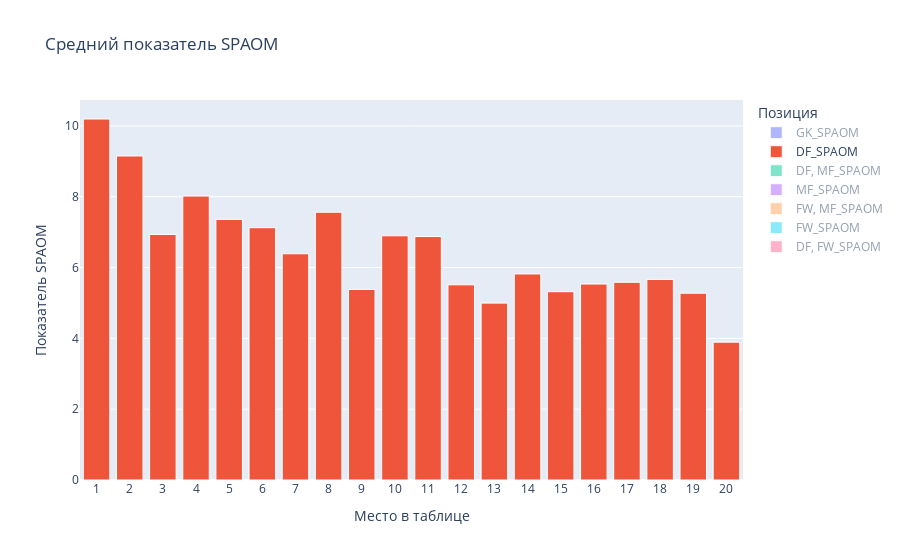

Notebook code for this chart:
### Code cell
custom_order = ['GK_SPAOM', 'DF_SPAOM', 'DF, MF_SPAOM', 'MF_SPAOM', 'FW, MF_SPAOM', 'FW_SPAOM', 'DF, FW_SPAOM']
position_cols = [col for col in custom_order if col in data_teams.columns]
agg_df_SPAOM = data_teams.groupby('Rank')[position_cols].mean().reset_index()
melted_df = pd.melt(
    agg_df_SPAOM, 
    id_vars='Rank', 
    value_vars=position_cols, 
    var_name='Position', 
    value_name='Percentage'
)
melted_df['Position'] = pd.Categorical(
    melted_df['Position'], 
    categories=custom_order, 
    ordered=True
)
melted_df = melted_df.sort_values(['Rank', 'Position'])
melted_df = melted_df.sort_values('Rank')
fig = px.bar(
    melted_df,
    x='Rank',
    y='Percentage',
    color='Position',
    title='Средний показатель SPAOM',
    labels={'Rank': 'Место', 'Percentage': 'Доля голов (%)'},
    category_orders={
        "Position": custom_order,
        "Rank": sorted(melted_df['Rank'].unique())
    },
    barmode='stack'
)
fig.update_xaxes(
    type='category',
    title_text='Место в таблице',
    categoryorder='array',
    categoryarray=sorted(melted_df['Rank'].unique())
)
fig.update_yaxes(title_text='Показатель SPAOM')
fig.update_traces(marker_line_width=1, marker_line_color='white')
fig.update_layout(
    legend_title='Позиция',
    legend_traceorder='normal',
    xaxis={'tickmode': 'linear'}
)

fig.show()

### Figure 1 — Plotly figure (JSON) as saved in the notebook; plotly's stock layout.template omitted (floating-point values rounded to 4 significant figures)
{"data": [{"alignmentgroup": "True", "hovertemplate": "Position=GK_SPAOM<br>Место=%{x}<br>Доля голов (%)=%{y}<extra></extra>", "legendgroup": "GK_SPAOM", "marker": {"color": "#636efa", "line": {"color": "white", "width": 1}, "pattern": {"shape": ""}}, "name": "GK_SPAOM", "offsetgroup": "GK_SPAOM", "orientation": "v", "showlegend": true, "textposition": "auto", "type": "bar", "visible": "legendonly", "x": [1, 2, 3, 4, 5, 6, 7, 8, 9, 10, 11, 12, 13, 14, 15, 16, 17, 18, 19, 20], "xaxis": "x", "y": [0.01596, 0.05482, 0.05437, 0.03401, 0.03082, 0.02313, 0.04238, 0.1803, 0.04458, 0.01765, 0.04714, 0.007134, 0.003333, 0.02334, 0.03987, 0.09927, 0.03098, 0.04711, 0.05714, 0.009804], "yaxis": "y"}, {"alignmentgroup": "True", "hovertemplate": "Position=DF_SPAOM<br>Место=%{x}<br>Доля голов (%)=%{y}<extra></extra>", "legendgroup": "DF_SPAOM", "marker": {"color": "#EF553B", "line": {"color": "white", "width": 1}, "pattern": {"shape": ""}}, "name": "DF_SPAOM", "offsetgroup": "DF_SPAOM", "orientation": "v", "showlegend": true, "textposition": "auto", "type": "bar", "visible": true, "x": [1, 2, 3, 4, 5, 6, 7, 8, 9, 10, 11, 12, 13, 14, 15, 16, 17, 18, 19, 20], "xaxis": "x", "y": [10.19, 9.151, 6.935, 8.019, 7.359, 7.125, 6.389, 7.562, 5.382, 6.897, 6.875, 5.512, 4.995, 5.82, 5.318, 5.534, 5.584, 5.665, 5.275, 3.893], "yaxis": "y"}, {"alignmentgroup": "True", "hovertemplate": "Position=DF, MF_SPAOM<br>Место=%{x}<br>Доля голов (%)=%{y}<extra></extra>", "legendgroup": "DF, MF_SPAOM", "marker": {"color": "#00cc96", "line": {"color": "white", "width": 1}, "pattern": {"shape": ""}}, "name": "DF, MF_SPAOM", "offsetgroup": "DF, MF_SPAOM", "orientation": "v", "showlegend": true, "textposition": "auto", "type": "bar", "visible": "legendonly", "x": [1, 2, 3, 4, 5, 6, 7, 8, 9, 10, 11, 12, 13, 14, 15, 16, 17, 18, 19, 20], "xaxis": "x", "y": [6.829, 8.48, 5.603, 5.209, 5.5, 4.913, 2.563, 6.298, 5.631, 2.863, 5.611, 6.458, 6.869, 4.92, 9.293, 4.576, 8.365, 7.626, 3.99, 5.211], "yaxis": "y"}, {"alignmentgroup": "True", "hovertemplate": "Position=MF_SPAOM<br>Место=%{x}<br>Доля голов (%)=%{y}<extra></extra>", "legendgroup": "MF_SPAOM", "marker": {"color": "#ab63fa", "line": {"color": "white", "width": 1}, "pattern": {"shape": ""}}, "name": "MF_SPAOM", "offsetgroup": "MF_SPAOM", "orientation": "v", "showlegend": true, "textposition": "auto", "type": "bar", "visible": "legendonly", "x": [1, 2, 3, 4, 5, 6, 7, 8, 9, 10, 11, 12, 13, 14, 15, 16, 17, 18, 19, 20], "xaxis": "x", "y": [10.58, 8.699, 8.769, 8.468, 8.799, 8.182, 9.024, 6.649, 7.198, 6.286, 6.58, 6.086, 7.205, 7.378, 6.611, 7.445, 6.165, 5.717, 6.601, 5.855], "yaxis": "y"}, {"alignmentgroup": "True", "hovertemplate": "Position=FW, MF_SPAOM<br>Место=%{x}<br>Доля голов (%)=%{y}<extra></extra>", "legendgroup": "FW, MF_SPAOM", "marker": {"color": "#FFA15A", "line": {"color": "white", "width": 1}, "pattern": {"shape": ""}}, "name": "FW, MF_SPAOM", "offsetgroup": "FW, MF_SPAOM", "orientation": "v", "showlegend": true, "textposition": "auto", "type": "bar", "visible": "legendonly", "x": [1, 2, 3, 4, 5, 6, 7, 8, 9, 10, 11, 12, 13, 14, 15, 16, 17, 18, 19, 20], "xaxis": "x", "y": [15.69, 14.46, 14.3, 13.83, 15.42, 13.6, 14.4, 13.09, 12.59, 12.19, 12.62, 11.67, 12.96, 10.78, 11.23, 10.63, 10.85, 9.986, 11.34, 9.697], "yaxis": "y"}, {"alignmentgroup": "True", "hovertemplate": "Position=FW_SPAOM<br>Место=%{x}<br>Доля голов (%)=%{y}<extra></extra>", "legendgroup": "FW_SPAOM", "marker": {"color": "#19d3f3", "line": {"color": "white", "width": 1}, "pattern": {"shape": ""}}, "name": "FW_SPAOM", "offsetgroup": "FW_SPAOM", "orientation": "v", "showlegend": true, "textposition": "auto", "type": "bar", "visible": "legendonly", "x": [1, 2, 3, 4, 5, 6, 7, 8, 9, 10, 11, 12, 13, 14, 15, 16, 17, 18, 19, 20], "xaxis": "x", "y": [10.24, 12.25, 8.586, 7.813, 11.36, 8.671, 11.04, 10.08, 7.08, 9.855, 7.023, 6.718, 6.224, 6.523, 6.341, 9.855, 5.677, 7.613, 7.863, 4.211], "yaxis": "y"}, {"alignmentgroup": "True", "hovertemplate": "Position=DF, FW_SPAOM<br>Место=%{x}<br>Доля голов (%)=%{y}<extra></extra>", "legendgroup": "DF, FW_SPAOM", "marker": {"color": "#FF6692", "line": {"color": "white", "width": 1}, "pattern": {"shape": ""}}, "name": "DF, FW_SPAOM", "offsetgroup": "DF, FW_SPAOM", "orientation": "v", "showlegend": true, "textposition": "auto", "type": "bar", "visible": "legendonly", "x": [1, 2, 3, 4, 5, 6, 7, 8, 9, 10, 11, 12, 13, 14, 15, 16, 17, 18, 19, 20], "xaxis": "x", "y": [0, 5.136, 7.55, 2.017, 2.686, 2.53, 5.73, 3.536, 3.934, 5.201, 5.792, 7.707, 1.723, 4.09, 2.312, 5.764, 6.48, 4.68, 3.412, 3.792], "yaxis": "y"}], "layout": {"autosize": true, "barmode": "stack", "legend": {"title": {"text": "Позиция"}, "tracegroupgap": 0, "traceorder": "normal"}, "title": {"text": "Средний показатель SPAOM"}, "xaxis": {"anchor": "y", "autorange": true, "categoryarray": [1, 2, 3, 4, 5, 6, 7, 8, 9, 10, 11, 12, 13, 14, 15, 16, 17, 18, 19, 20], "categoryorder": "array", "domain": [0, 1], "range": [-0.5, 19.5], "tickmode": "linear", "title": {"text": "Место в таблице"}, "type": "category"}, "yaxis": {"anchor": "x", "autorange": true, "domain": [0, 1], "range": [0, 10.73], "title": {"text": "Показатель SPAOM"}, "type": "linear"}}}
